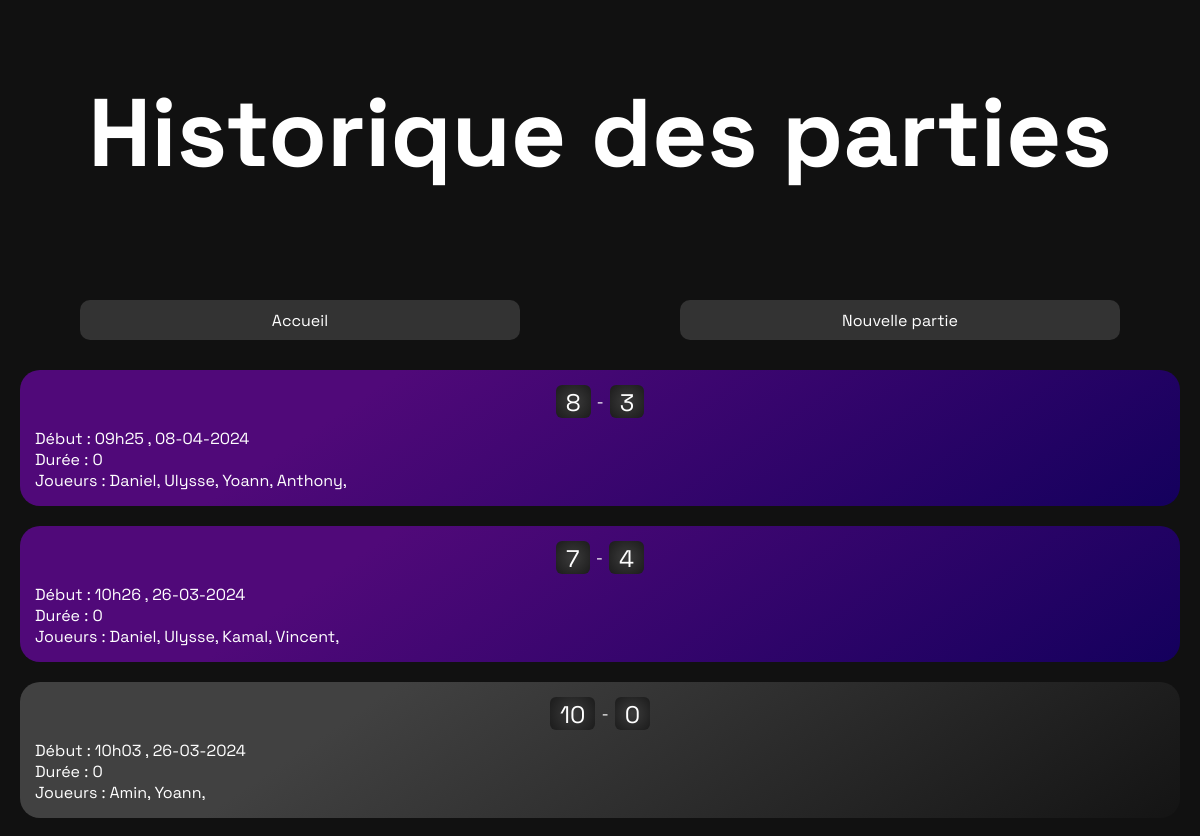
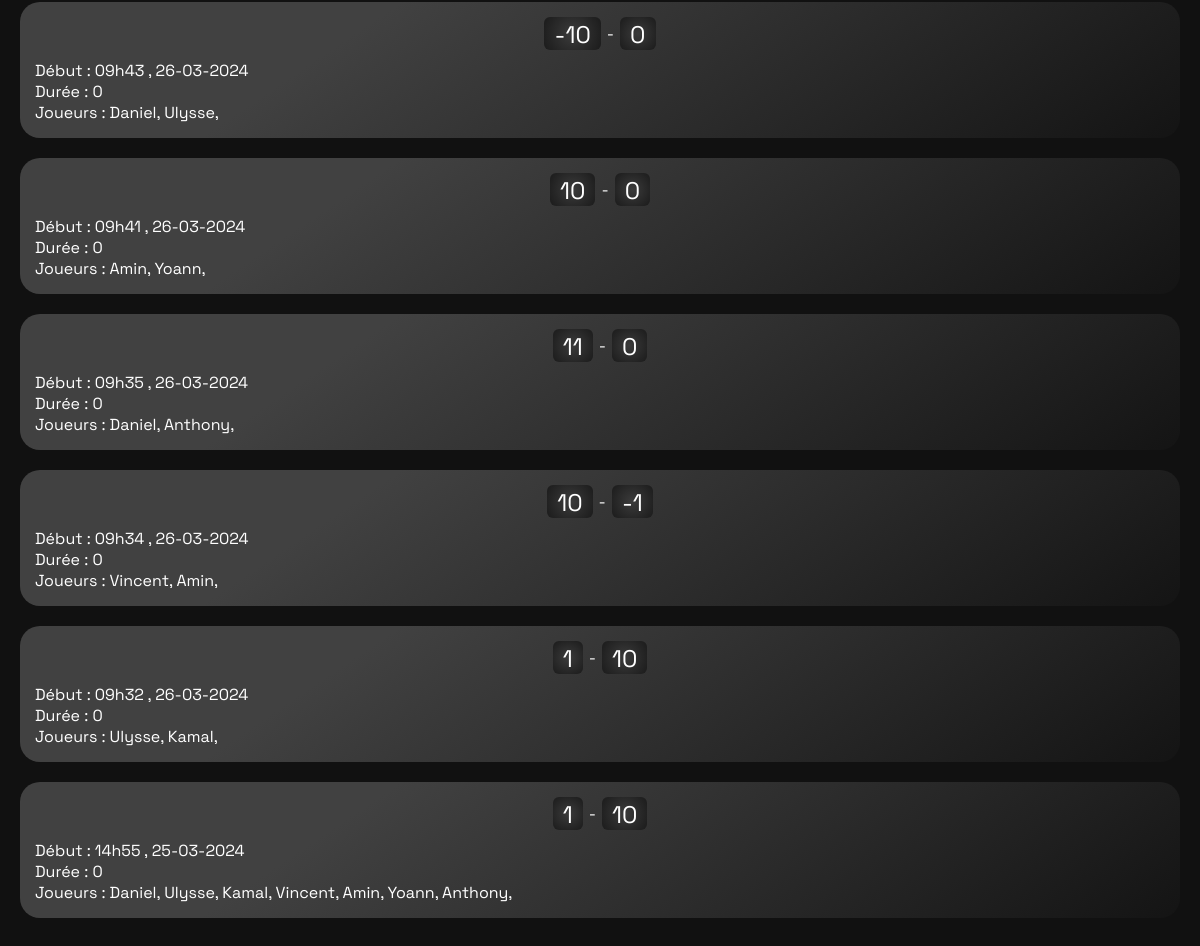
/games, run on the app's committed database (2 pictures, top to bottom).
### models.py (models this page shows, shortened)
class Game(Base):
    __tablename__ = 'games'
    id = Column(Integer, primary_key=True)
    created_at = Column(DateTime, default=datetime.utcnow)
    duration = Column(Integer, default=0)
    users = relationship('GamesUsers', back_populates='game')
    white_score = Column(Integer, default=0)
    black_score = Column(Integer, default=0)
    finished = Column(Boolean, default=False)

class GamesUsers(Base):
    __tablename__ = 'games_users'
    game_id = Column(ForeignKey('games.id'), primary_key=True)
    user_id = Column(ForeignKey('users.id'), primary_key=True)
    team = Column(Integer)
    game = relationship('Game', back_populates='users')
    user = relationship('User', back_populates='games')

class User(Base):
    __tablename__ = 'users'
    id = Column(Integer, primary_key=True)
    username = Column(String(50), unique=True)
    matches = Column(Integer, default=0)
    goals_total = Column(Integer, default=0)
    bounce_out_total = Column(Integer, default=0)
    games = relationship('GamesUsers', back_populates='user')

### controllers.py (the view)
@app.route("/games", methods=["GET"])
def get_all_games():
    games = Game.query.all()
    return render_template("game/list.html", games=reversed(games))

### templates/game/list.html (shortened to what this page needs)
{% extends "base.html" %}
{% block head %}
{{ super() }}
{% endblock %}
{% block content %}
<h1 class="mainTitle">Historique des parties</h1>
<div class="mainContainer">
    <div class="actionMenu">
        <a class="menuBtn" href="{{ url_for('index')}}">Accueil</a>
        <a class="menuBtn" href="{{ url_for('new_game')}}">Nouvelle partie</a>
    </div>
    <ul class="gameCarousel">
        {% for game in games %}
        {% if game.finished == False %}
        <li class="gameCard">
            <a class="cardBtn" href="{{ url_for('play_game', game_id=game.id) }}">
                <div class="score">
                    <div class="scoreNumber">{{ game.white_score }}</div>
                    <div class="scoreSeparator">-</div>
                    <div class="scoreNumber">{{ game.black_score }}</div>
                </div>
                <p>Début : {{ game.created_at.strftime('%Hh%M , %d-%m-%Y') }}</p>
                <p>Durée : {{ game.duration }}</p>
                <p>
                    Joueurs :
                    {% for assoc in game.users %}
                    {{ assoc.user.username }},
                    {% endfor %}
                </p>
            </a>
        </li>
        {% else %}
        <li class="gameCard" style="background: linear-gradient(326deg, rgb(20, 20, 20) 0%, rgb(65, 65, 65) 72%);">
            <div class="score">
                <div class="scoreNumber">{{ game.white_score }}</div>
                <div class="scoreSeparator">-</div>
                <div class="scoreNumber">{{ game.black_score }}</div>
            </div>
            <p>Début : {{ game.created_at.strftime('%Hh%M , %d-%m-%Y') }}</p>
            <p>Durée : {{ game.duration }}</p>
            <p>
                Joueurs :
                {% for assoc in game.users %}
                {{ assoc.user.username }},
                {% endfor %}
            </p>
        </li>
        {% endif %}
        {% endfor %}
    </ul>
</div>
{% endblock %}

### templates/base.html (shortened to what this page needs)
<!DOCTYPE html>
<html lang="fr">
<head>
    {% block head %}
    <link rel="stylesheet" href="{{ url_for('static', filename='style.css') }}">
    {% endblock %}
</head>
<body>
    <div id="content">{% block content %}{% endblock %}</div>
</body>
</html>

### static/style.css (style rules this page uses)
* { margin: 0; padding: 0; font-family: "Space Grotesk", Arial, sans-serif; }
#content { background-color: #111111; height: 100vh; }

### templates/game/list.html (style rules this page uses)
.cardBtn { text-decoration: none; color: #ffffff; }
.mainTitle { color: #ffffff; padding-top: 4vh; font-size: 8vw; text-align: center; }
.mainContainer { position: absolute; top: 25vmin; bottom: 20px; left: 0; right: 0; }
.actionMenu { height: 40px; display: flex; justify-content: space-around; text-align: center; }
.menuBtn { background-color: #333333; border-radius: 10px; color: #ffffff; text-decoration: none; padding: 10px; width: 35vw; }
.gameCarousel { position: absolute; top: 50px; bottom: 0; left: 0; right: 0; overflow-y: auto; }
.gameCard { margin: 20px; border-radius: 20px; background: linear-gradient(326deg, rgba(20, 0, 93, 1) 0%, rgba(80, 9, 121, 1) 72%); padding: 15px; color: #ffffff; list-style: none; }
.score { display: flex; flex-direction: row; justify-content: center; align-items: center; margin-bottom: 10px; }
.scoreNumber { font-size: 24px; padding-inline: 10px; padding-top: 2px; margin-inline: 6px; background: radial-gradient(circle, rgb(59, 59, 59) 0%, rgb(27, 27, 27) 100%); border-radius: 6px; }

### data on the page
Game: white_score "8", black_score "3", created_at "09h25 , 08-04-2024", duration "0"
GamesUsers: user.username "Daniel"
GamesUsers: user.username "Ulysse"
GamesUsers: user.username "Yoann"
GamesUsers: user.username "Anthony"
Game: white_score "7", black_score "4", created_at "10h26 , 26-03-2024", duration "0"
GamesUsers: user.username "Daniel"
GamesUsers: user.username "Ulysse"
GamesUsers: user.username "Kamal"
GamesUsers: user.username "Vincent"
Game: white_score "10", black_score "0", created_at "10h03 , 26-03-2024", duration "0"
GamesUsers: user.username "Amin"
GamesUsers: user.username "Yoann"
Game: white_score "-10", black_score "0", created_at "09h43 , 26-03-2024", duration "0"
GamesUsers: user.username "Daniel"
GamesUsers: user.username "Ulysse"
Game: white_score "10", black_score "0", created_at "09h41 , 26-03-2024", duration "0"
GamesUsers: user.username "Amin"
GamesUsers: user.username "Yoann"
Game: white_score "11", black_score "0", created_at "09h35 , 26-03-2024", duration "0"
GamesUsers: user.username "Daniel"
GamesUsers: user.username "Anthony"
Game: white_score "10", black_score "-1", created_at "09h34 , 26-03-2024", duration "0"
GamesUsers: user.username "Vincent"
GamesUsers: user.username "Amin"
Game: white_score "1", black_score "10", created_at "09h32 , 26-03-2024", duration "0"
GamesUsers: user.username "Ulysse"
GamesUsers: user.username "Kamal"
Game: white_score "1", black_score "10", created_at "14h55 , 25-03-2024", duration "0"
GamesUsers: user.username "Daniel"
GamesUsers: user.username "Ulysse"
GamesUsers: user.username "Kamal"
GamesUsers: user.username "Vincent"
GamesUsers: user.username "Amin"
GamesUsers: user.username "Yoann"
GamesUsers: user.username "Anthony"
